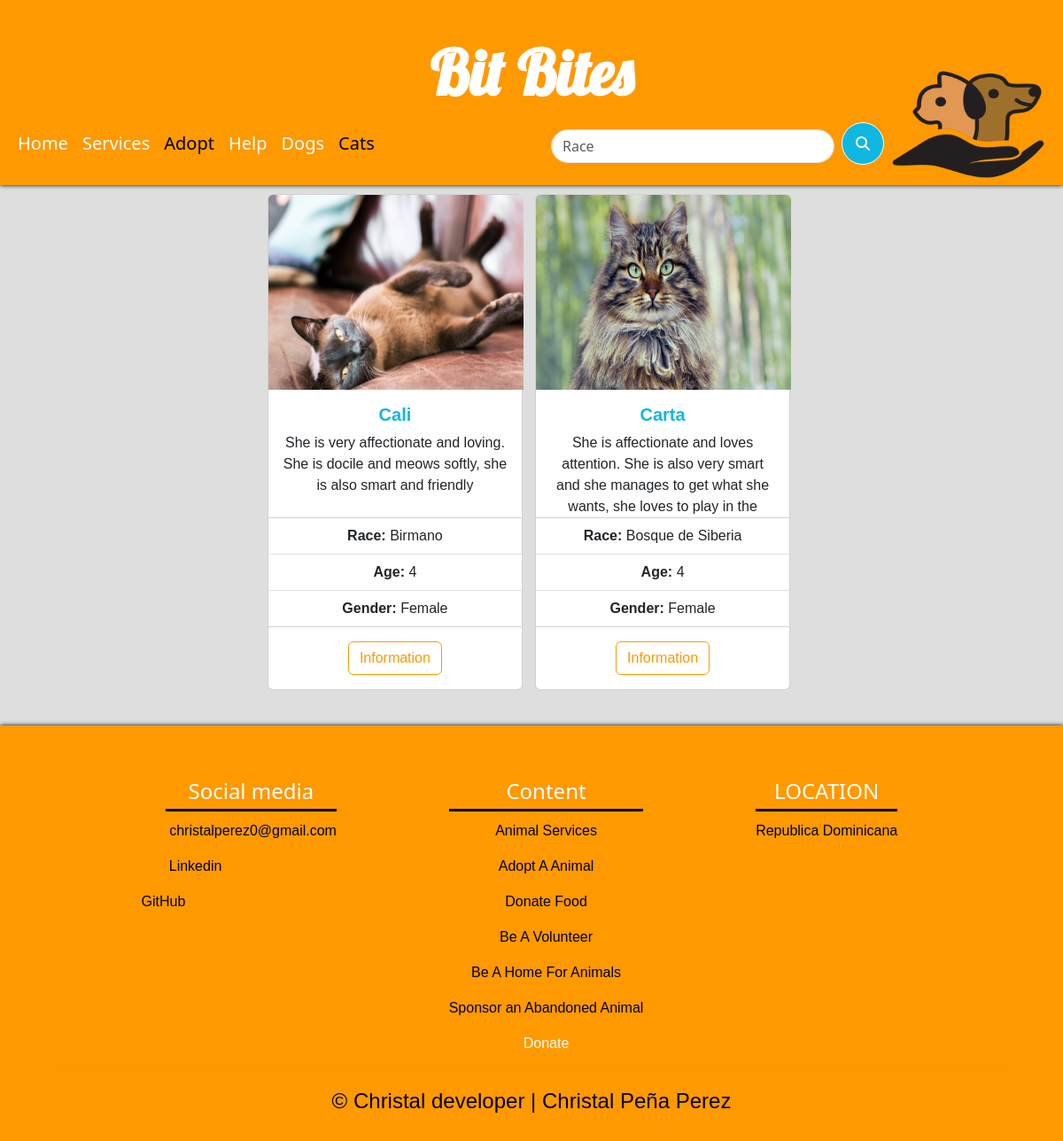
The page /AdoptAPet/cats on the database its author committed.
### Adopt/models.py (models this page shows, shortened)
class Animal(models.Model):
    name = models.CharField(max_length=30)
    gender = models.CharField(max_length=10)
    height = models.FloatField(blank=True)
    vaccines = models.BooleanField(blank=True)
    photo = models.ImageField(upload_to='AdopImages')
    description = models.CharField(max_length=1000)
    age = models.IntegerField()
    birth_date = models.DateField(verbose_name='date of birth')
    race = models.ForeignKey(Race,on_delete=models.CASCADE)
    kind = models.ForeignKey(KindOfPet,on_delete=models.CASCADE)
    created = models.DateTimeField(auto_now_add=True)
    updated = models.DateTimeField(auto_now_add=True)
    class Meta:
        verbose_name = 'Animal'
        verbose_name_plural = 'Animals'

class Race(models.Model):
    race = models.CharField(max_length=50)
    created = models.DateTimeField(auto_now_add=True)
    updated = models.DateTimeField(auto_now_add=True)
    class Meta:
        verbose_name = 'Race'
        verbose_name_plural = 'Races'
    def __str__(self):
        return self.race

### Adopt/views.py (the view)
# urls.py: path('cats',views.cats,name='cat'),
def cats(request):
    data = Animal.objects.filter(kind= 7)
    return render(request,'AdoptPet/adopt.html',{'data':data})

### Adopt/templates/AdoptPet/adopt.html (shortened to what this page needs)
{% extends "PetsWebPage/main.html" %}
    {% block content %}
    <section style="margin-left: -1rem;">
      <div style="text-align: center;">
      {% if data %}
        {% for inf in data %}
        <div style="display: inline-block; text-align: center;">
          <div class="card" style="width: 18rem; margin-bottom: 10px;height: 35rem; margin-left: 10px;">
            <img style="width: 18rem;height: 225px;" src="{{inf.photo.url}}" class="card-img-top" alt="...">
              <div class="card-body">
                <h5 class="card-title" style="color:#10b7e1;font-weight: 700;">{{inf.name}}</h5>
                <p class="card-text" style="height: 5rem;">{{inf.description}}</p>
              </div>
            <ul class="list-group list-group-flush">
              <li class="list-group-item"><strong>Race:</strong> {{inf.race}}</li>
              <li class="list-group-item"><strong>Age:</strong> {{inf.age}}</li>
              <li class="list-group-item"><strong>Gender:</strong> {{inf.gender}}</li>
            </ul>
            <div class="card-body">
              <a href="{% url 'infpage' inf.id %}" class="card-link"><button type="button" class="btn btn-outline-warning">Information</button></a>
            </div>
          </div>
        </div>
        {% endfor %}
        {% else %}
          <div style="margin: 8rem 0 ;">
            <p style="font-size: xx-large;font-weight: bold;font-family: 'Aclonica', sans-serif;
            ">We don't have that race of animal</p>
          </div>
        {% endif %}
      </div>
    </section>
    {% endblock %}

### PetsWebPage/static/PetsPage/css/main.css (style rules this page uses)
body { background-image: url('https://img.freepik.com/vector-premium/patron-fisuras-cabeza-perro-lindo-sobre-fondo-blanco_426735-106.jpg?w=2000'); background-size: cover; background-size: 900px; backdrop-filter:brightness(0.87); }
.card { font-family: 'Aclonica', sans-serif; }
.btn { color:rgb(255,153,0) ; border-color: rgb(255,153,0); }

### rows shown on the page
Animal: photo (picture), name "Cali", description "She is very affectionate and loving. She is docile and meows softly, she is also smart and friendly", race "Birmano", age "4", gender "Female"
Animal: photo (picture), name "Carta", description "She is affectionate and loves attention. She is also very smart and she manages to get what she wants, she loves to play in the…", race "Bosque de Siberia", age "4", gender "Female"
